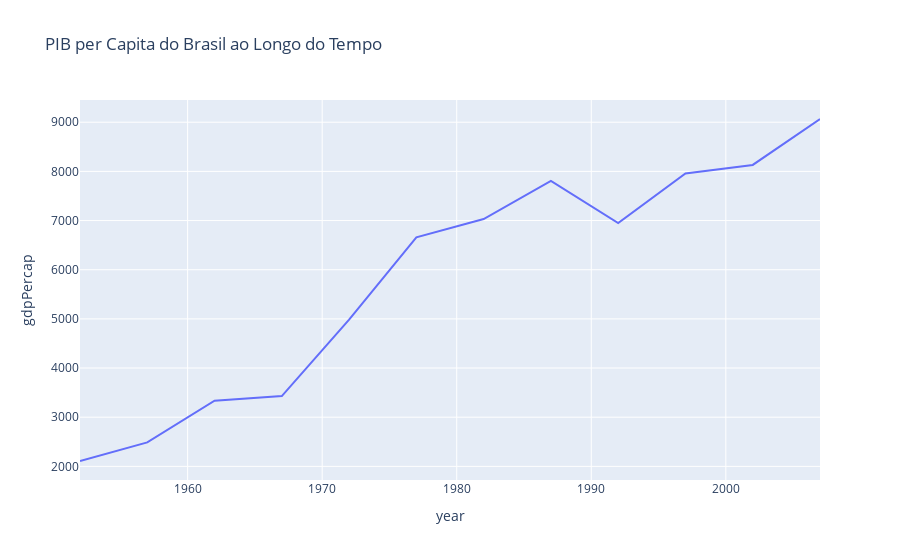

Write notebook code for a chart like this one.
### Markdown cell above
**Gráfico de Linhas**

Um gráfico de linhas é ideal para mostrar tendências ao longo do tempo.

### Code cell
import plotly.express as px

# Dataset exemplo
df = px.data.gapminder().query("country=='Brazil'")

# Criando o gráfico de linhas
fig = px.line(df, x='year', y='gdpPercap', title='PIB per Capita do Brasil ao Longo do Tempo')
fig.show()

### Figure 1 — Plotly figure (JSON) as saved in the notebook; plotly's stock layout.template omitted (floating-point values rounded to 4 significant figures)
{"data": [{"hovertemplate": "year=%{x}<br>gdpPercap=%{y}<extra></extra>", "legendgroup": "", "line": {"color": "#636efa", "dash": "solid"}, "marker": {"symbol": "circle"}, "mode": "lines", "name": "", "orientation": "v", "showlegend": false, "type": "scatter", "x": [1952, 1957, 1962, 1967, 1972, 1977, 1982, 1987, 1992, 1997, 2002, 2007], "xaxis": "x", "y": [2109.0, 2487.0, 3337.0, 3430.0, 4986.0, 6660.0, 7031.0, 7807.0, 6950.0, 7958.0, 8131.0, 9066.0], "yaxis": "y"}], "layout": {"legend": {"tracegroupgap": 0}, "title": {"text": "PIB per Capita do Brasil ao Longo do Tempo"}, "xaxis": {"anchor": "y", "domain": [0, 1], "title": {"text": "year"}}, "yaxis": {"anchor": "x", "domain": [0, 1], "title": {"text": "gdpPercap"}}}}
